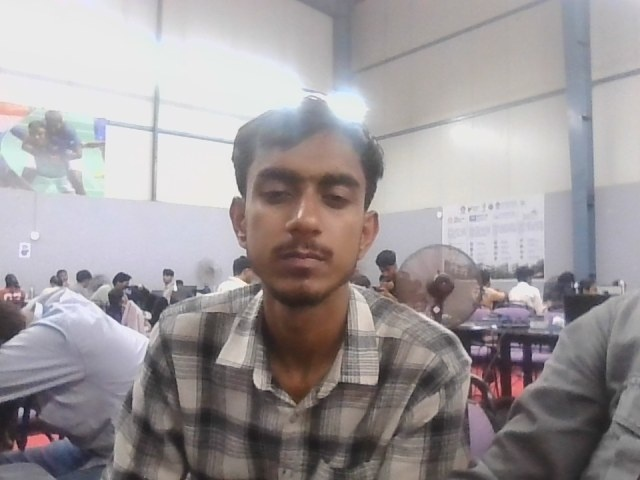
#> input picture backend/dataset/faces/1002.jpg, 640 x 480 px
$ python -i face_service.py   (imports and definitions only)
#> lines starting #> are read from the running program, lines starting #| are printed output that depends on the picture
"""
VERICAMP Face Biometric Service
Pipeline: YuNet (Face Detection) + SFace (Face Recognition & Verification)
Models:
  - Detection: face_detection_yunet_2023mar.onnx (OpenCV cv2.FaceDetectorYN)
  - Recognition: face_recognition_sface_2021dec.onnx (OpenCV cv2.FaceRecognizerSF)
"""

import os
import cv2
import json
import base64
import threading
import numpy as np

# Model directory and file paths
BASE_DIR = os.path.dirname(os.path.abspath(__file__))
MODELS_DIR = os.path.join(BASE_DIR, "models")
DATASET_DIR = os.path.join(BASE_DIR, "dataset", "faces")
# [1 line not run here, left out]

YUNET_MODEL_PATH = os.path.join(MODELS_DIR, "face_detection_yunet_2023mar.onnx")
SFACE_MODEL_PATH = os.path.join(MODELS_DIR, "face_recognition_sface_2021dec.onnx")

# Constants for DB and API responses
MODEL_DETECTOR_NAME = "YuNet"
MODEL_RECOGNIZER_NAME = "SFace"
MODEL_NAME = "YuNet-SFace-ONNX"
MODEL_VERSION = "2023mar-2021dec"
FACE_SIMILARITY_THRESHOLD = 85.0  # Percentage threshold for verified match

# [14 lines left out: function decode_base64_image, not called in this run]


class FaceService:
    """Thread-safe YuNet + SFace Biometric Face Service."""

    def __init__(self, yunet_path=YUNET_MODEL_PATH, sface_path=SFACE_MODEL_PATH):
        self.yunet_path = yunet_path
        self.sface_path = sface_path
        self._lock = threading.Lock()
        self.detector = None
        self.recognizer = None
        self._initialize_models()

    def _initialize_models(self):
        """Validates model files and instantiates OpenCV DNN modules."""
        if not os.path.exists(self.yunet_path):
            raise FileNotFoundError(f"YuNet ONNX model not found at: {self.yunet_path}")
        if not os.path.exists(self.sface_path):
            raise FileNotFoundError(f"SFace ONNX model not found at: {self.sface_path}")

        try:
            self.detector = cv2.FaceDetectorYN.create(
                model=self.yunet_path,
                config="",
                input_size=(320, 320),
                score_threshold=0.7,
                nms_threshold=0.3,
                top_k=5000,
                backend_id=cv2.dnn.DNN_BACKEND_OPENCV,
                target_id=cv2.dnn.DNN_TARGET_CPU
            )
            self.recognizer = cv2.FaceRecognizerSF.create(
                model=self.sface_path,
                config="",
                backend_id=cv2.dnn.DNN_BACKEND_OPENCV,
                target_id=cv2.dnn.DNN_TARGET_CPU
            )
            print(f"[*] Biometric Pipeline Initialized: YuNet ({os.path.basename(self.yunet_path)}) + SFace ({os.path.basename(self.sface_path)})")
        except Exception as e:
            raise RuntimeError(f"Failed to initialize YuNet / SFace OpenCV models: {e}")

    # [160 lines left out: functions detect_faces, validate_face_for_enrollment, extract_face_embedding, extract_face_roi, compute_face_similarity, not called in this run]


# Module-level default singleton instance
# [1 line that did not run here, left out]

# Exported top-level functions for direct drop-in compatibility
# [1 line that did not run here, left out]
# [1 line that did not run here, left out]
# [1 line that did not run here, left out]
# [1 line that did not run here, left out]
# [1 line that did not run here, left out]

>>> import cv2
>>> picture = cv2.imread('dataset/faces/1002.jpg', cv2.IMREAD_GRAYSCALE)
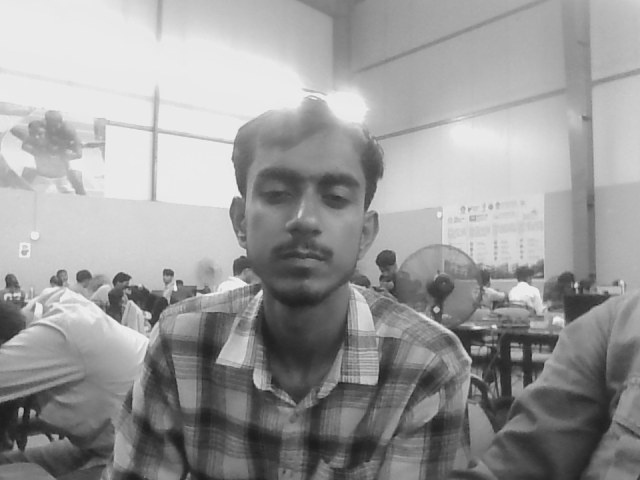
#> picture: shape (480, 640); min 21, max 246, mean 155.2
#> (the run stopped early here; a loop or call above may not have finished)

$ run again, on backend/dataset/faces/EMP-0510.jpg
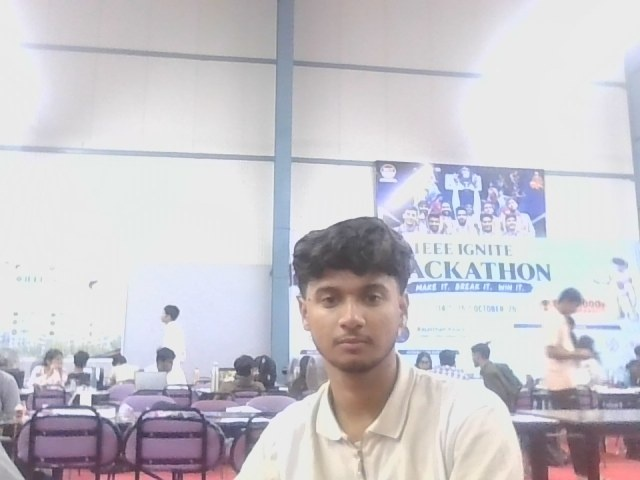
#> input picture backend/dataset/faces/EMP-0510.jpg, 640 x 480 px
#> `picture = cv2.imread('dataset/faces/1002.jpg', cv2.IMREAD_GRAYSCALE)`:
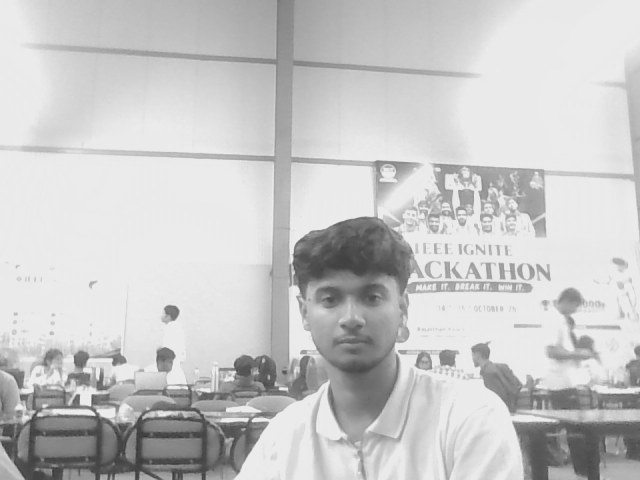
#> picture: shape (480, 640); min 49, max 245, mean 200.1

$ run again, on backend/dataset/faces/EMP-1001.jpg
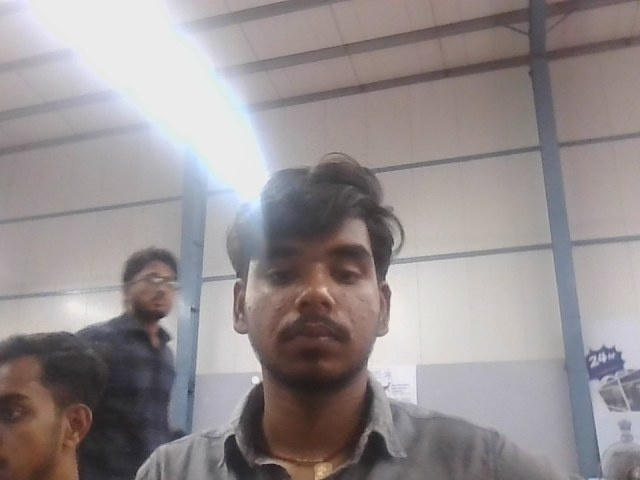
#> input picture backend/dataset/faces/EMP-1001.jpg, 640 x 480 px
#> `picture = cv2.imread('dataset/faces/1002.jpg', cv2.IMREAD_GRAYSCALE)`:
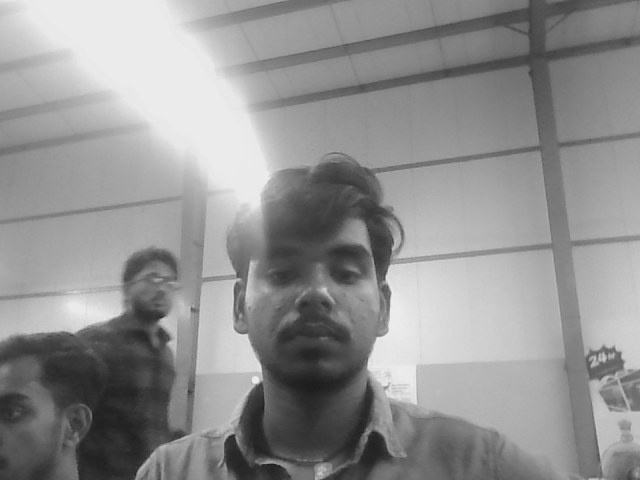
#> picture: shape (480, 640); min 28, max 241, mean 145.5

$ run again, on backend/dataset/faces/EMP-1003.jpg
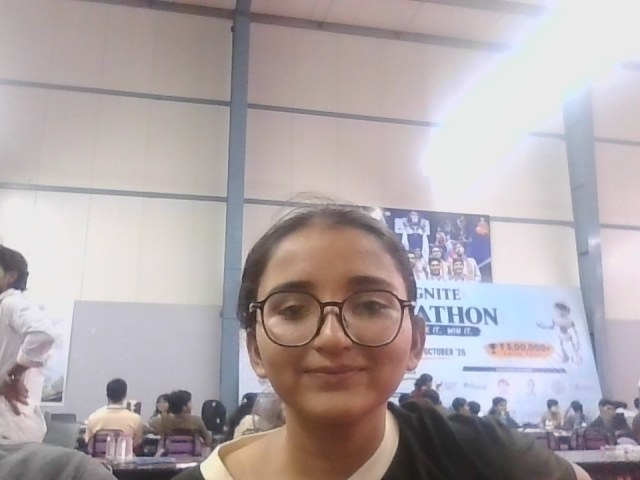
#> input picture backend/dataset/faces/EMP-1003.jpg, 640 x 480 px
#> `picture = cv2.imread('dataset/faces/1002.jpg', cv2.IMREAD_GRAYSCALE)`:
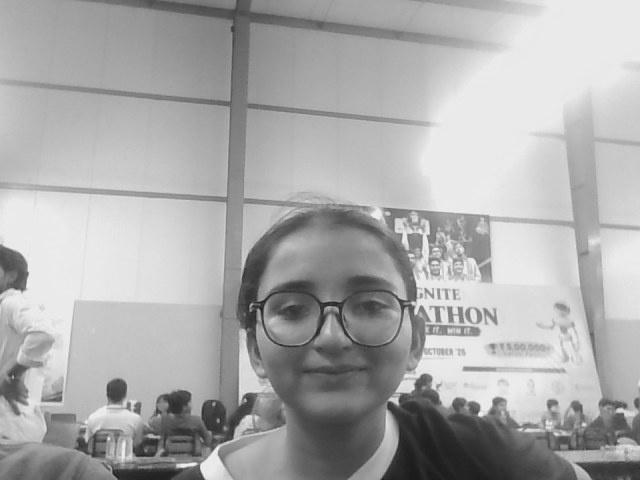
#> picture: shape (480, 640); min 26, max 243, mean 171.2
